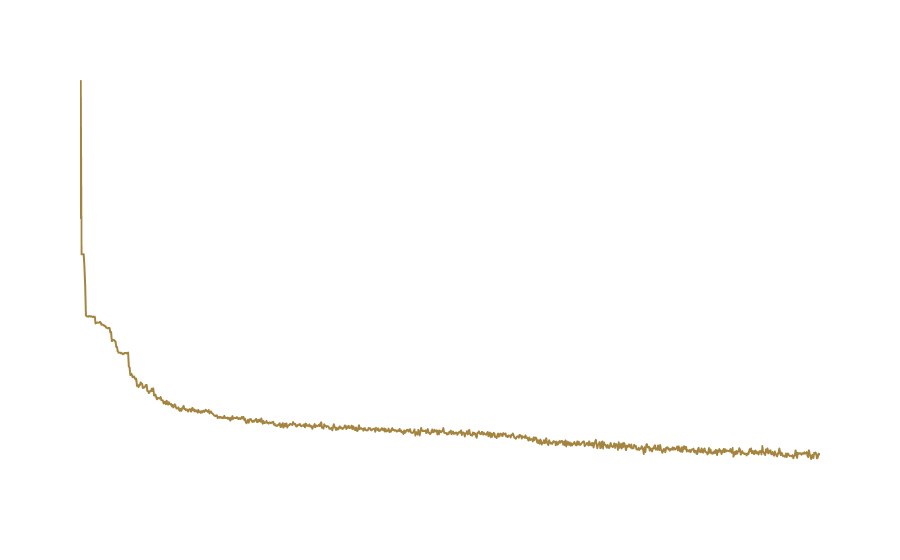

Write notebook code for a chart like this one.
### Code cell
fig = px.line(x=range(len(pinn.lossTotal)), y=pinn.lossTotal, log_y=True, range_y=[])
fig.update_traces(line_color='#a5843f')
fig.update_layout(plot_bgcolor='rgba(0, 0, 0, 0)', paper_bgcolor= 'rgba(0, 0, 0, 0)', font_color="white", title="Loss vs Epochs", xaxis_title="Epochs", yaxis_title="Loss")
fig.show()

### Figure 1 — Plotly figure (JSON) as saved in the notebook; plotly's stock layout.template omitted (floating-point values rounded to 4 significant figures; data arrays with more than 128 entries replaced by an {"elided": "..."} marker saying what was removed)
{"data": [{"hovertemplate": "x=%{x}<br>y=%{y}<extra></extra>", "legendgroup": "", "line": {"color": "#a5843f", "dash": "solid"}, "marker": {"symbol": "circle"}, "mode": "lines", "name": "", "showlegend": false, "type": "scattergl", "x": {"elided": "1001 int values"}, "xaxis": "x", "y": {"elided": "1001 float values"}, "yaxis": "y"}], "layout": {"font": {"color": "white"}, "legend": {"tracegroupgap": 0}, "margin": {"t": 60}, "paper_bgcolor": "rgba(0, 0, 0, 0)", "plot_bgcolor": "rgba(0, 0, 0, 0)", "title": {"text": "Loss vs Epochs"}, "xaxis": {"anchor": "y", "domain": [0, 1], "title": {"text": "Epochs"}}, "yaxis": {"anchor": "x", "domain": [0, 1], "title": {"text": "Loss"}, "type": "log"}}}
